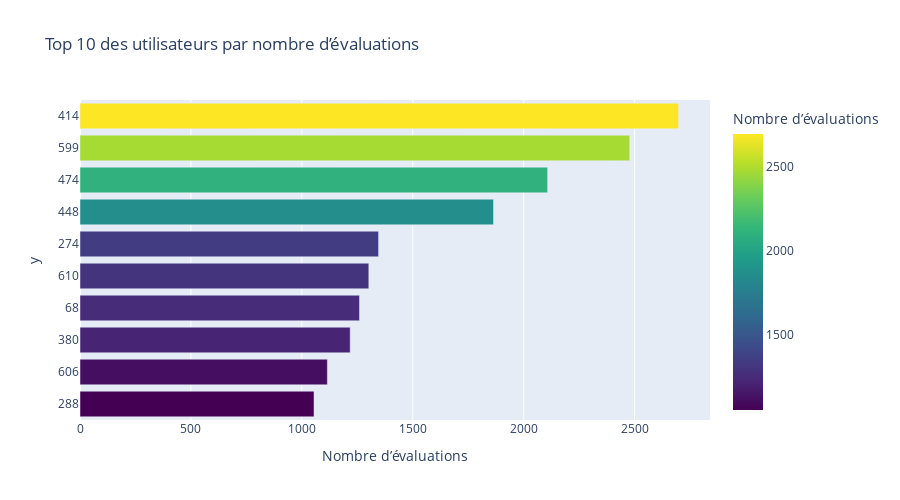

The notebook cell saved with this chart:
### Code cell
# Graphe 1 : Nombre d’évaluations par utilisateur
ratings_per_user = ratings_df['userId'].value_counts().reset_index()
ratings_per_user.columns = ['userId', 'rating_count']
top_users = ratings_per_user.head(10)

# Bar plot horizontal
fig1 = px.bar(
    top_users,
    x="rating_count",
    y=top_users["userId"].astype(str),  # conversion en string pour éviter une échelle numérique
    orientation="h",
    title="Top 10 des utilisateurs par nombre d’évaluations",
    labels={"userId": "Utilisateur", "rating_count": "Nombre d’évaluations"},
    color="rating_count",
    color_continuous_scale="viridis"
)

# Tri pour avoir le plus gros en haut
fig1.update_layout(
    yaxis={'categoryorder':'total ascending'},
    height=500
)

fig1.show()

### Figure 1 — Plotly figure (JSON) as saved in the notebook; plotly's stock layout.template omitted (floating-point values rounded to 4 significant figures)
{"data": [{"hovertemplate": "Nombre d’évaluations=%{marker.color}<br>y=%{y}<extra></extra>", "legendgroup": "", "marker": {"color": [2698, 2478, 2108, 1864, 1346, 1302, 1260, 1218, 1115, 1055], "coloraxis": "coloraxis", "pattern": {"shape": ""}}, "name": "", "orientation": "h", "showlegend": false, "textposition": "auto", "type": "bar", "x": [2698, 2478, 2108, 1864, 1346, 1302, 1260, 1218, 1115, 1055], "xaxis": "x", "y": ["414", "599", "474", "448", "274", "610", "68", "380", "606", "288"], "yaxis": "y"}], "layout": {"barmode": "relative", "coloraxis": {"colorbar": {"title": {"text": "Nombre d’évaluations"}}, "colorscale": [[0, "#440154"], [0.1111, "#482878"], [0.2222, "#3e4989"], [0.3333, "#31688e"], [0.4444, "#26828e"], [0.5556, "#1f9e89"], [0.6667, "#35b779"], [0.7778, "#6ece58"], [0.8889, "#b5de2b"], [1, "#fde725"]]}, "height": 500, "legend": {"tracegroupgap": 0}, "title": {"text": "Top 10 des utilisateurs par nombre d’évaluations"}, "xaxis": {"anchor": "y", "domain": [0, 1], "title": {"text": "Nombre d’évaluations"}}, "yaxis": {"anchor": "x", "categoryorder": "total ascending", "domain": [0, 1], "title": {"text": "y"}}}}
